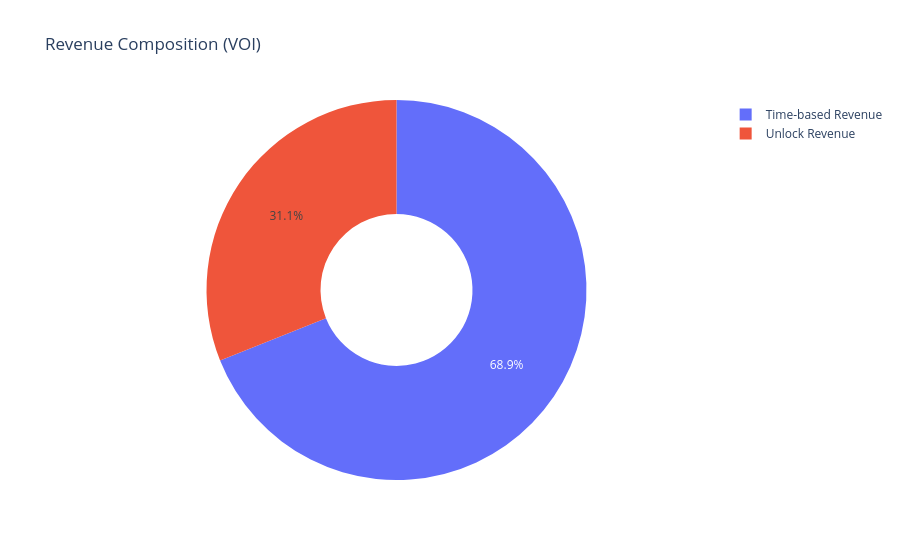

Notebook code for this chart:
### Code cell
labels = ["Unlock Revenue", "Time-based Revenue"]
values = [unlock_total, time_total]

fig = go.Figure(data=[go.Pie(labels=labels, values=values, hole=0.4)])

fig.update_layout(title="Revenue Composition (VOI)")

fig.show()

### Figure 1 — Plotly figure (JSON) as saved in the notebook; plotly's stock layout.template omitted (floating-point values rounded to 4 significant figures)
{"data": [{"hole": 0.4, "labels": ["Unlock Revenue", "Time-based Revenue"], "type": "pie", "values": [226436, 502700.0]}], "layout": {"title": {"text": "Revenue Composition (VOI)"}}}
